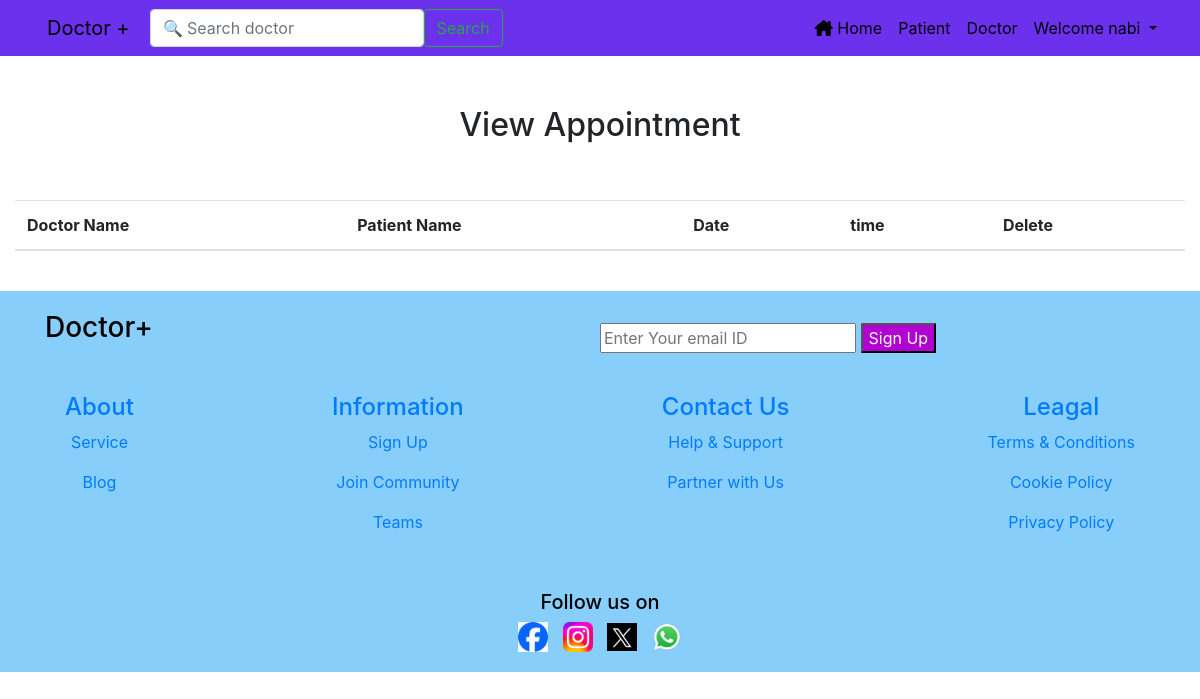
The page /view_appointment/ (signed in) on the database as committed earlier.
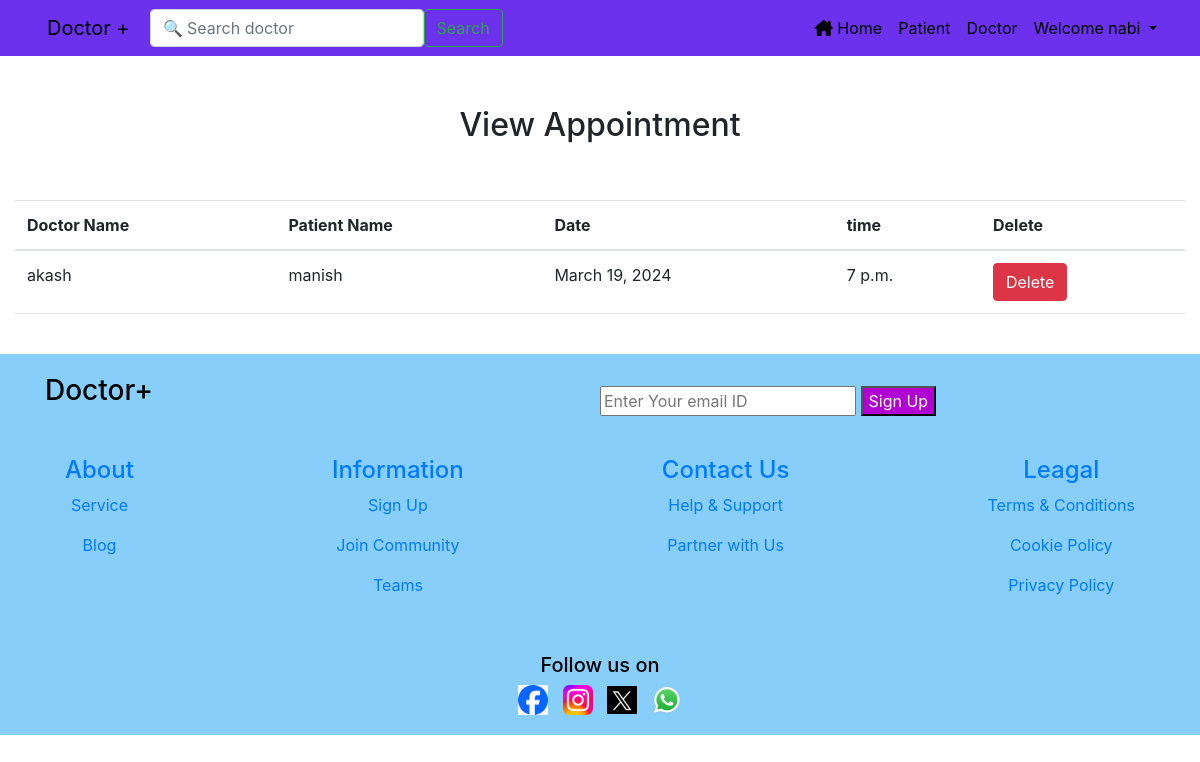
The same page on the database as committed later.
### management/models.py (models this page shows, shortened)
class Appointment(models.Model):
    doctor = models.ForeignKey(Doctor, on_delete=models.CASCADE)
    patient = models.ForeignKey(Patient, on_delete=models.CASCADE)
    date1 = models.DateField()
    time1 = models.TimeField()

class Doctor(models.Model):
    name = models.CharField(max_length=50)
    mobile = models.IntegerField()
    special = models.CharField(max_length=50)
    def __str__(self):
        return self.name

class Patient(models.Model):
    name = models.CharField(max_length=50)
    gender = models.CharField(max_length=10)
    mobile = models.IntegerField(null=True)
    address = models.CharField(max_length=150)
    def __str__(self):
        return self.name

### management/views.py (the view)
# urls.py: path('view_appointment/', View_Appointment, name='view_appointment'),
def View_Appointment(request):
    if not request.user.is_authenticated:
        return redirect('login')
    appoint = Appointment.objects.all()
    d = {'appoint': appoint}
    return render(request, 'view_appointment.html', d)

### management/templates/view_appointment.html (shortened to what this page needs)
{% extends 'homebase.html' %}
{% load static %}
{% block body %}
 <div class="container-fluid" style="margin-top:50px">
       <h2 class="text-center"> View Appointment </h2>
       <br><br>
    <table class="table table-hover" id="example">
        <thead>
            <tr>
               <th>Doctor Name</th>
               <th> Patient Name</th>
               <th>Date</th>
               <th>time</th>
               <th>Delete</th>
           </tr>
        </thead>
        <tbody>
            {% for i in appoint %}
            <tr>
                <td>{{i.doctor}}</td>
                <td>{{i.patient}}</td>
                <td>{{i.date1}}</td>
                <td>{{i.time1}}</td>
                <td><a href="{% url 'delete_appointment' i.id %}" onclick="return confirm('Are u really want to delete?')" class="btn btn-danger">Delete</a></td>
            </tr>
            {% endfor %}
        </tbody>
    </table>
</div>
{% endblock %}

Rows that differ between the two databases and show on the page:
added Appointment: doctor "akash", patient "manish", date1 "March 19, 2024", time1 "7 p.m."
